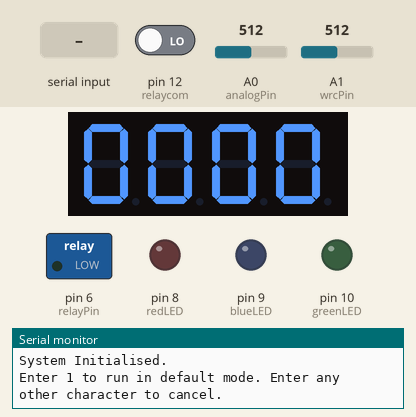
Recording of a sketch running on a simulated Arduino Uno, built with avr-gcc and run on an emulated ATmega328P. Shown: 4-digit seven-segment display, switched loads named in the sketch (green lamp = pin HIGH), output pins drawn as LEDs (lit = HIGH), the last lines printed to the serial monitor. Inputs (shaded band) come from the test bench; at power-on: pin 12 (relaycom) LOW, A0 (analogPin) = 512, A1 (wrcPin) = 512.

Above: at 4.6 s.
4.7 s: "90,45\n" received over Serial
At 5.8 s:
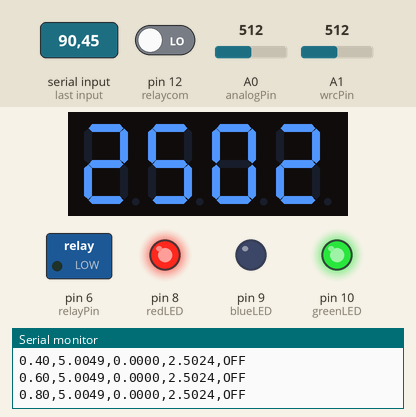
6.4 s: pin 12 (relaycom) driven HIGH
At 7.7 s:
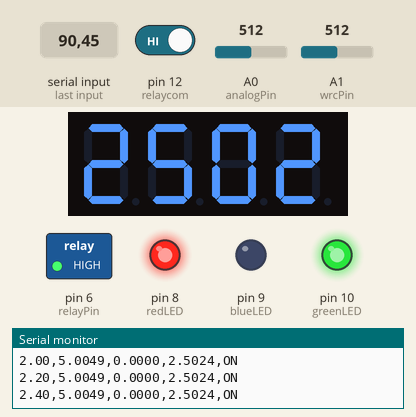
8.0 s: A0 (analogPin) set to 716
At 8.27 s:
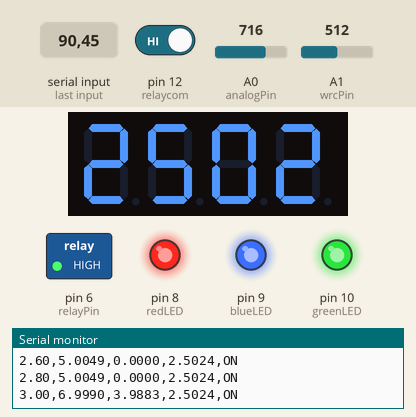
9.8 s: A0 (analogPin) set to 499
11.3 s: A0 (analogPin) set to 480
At 12.5 s:
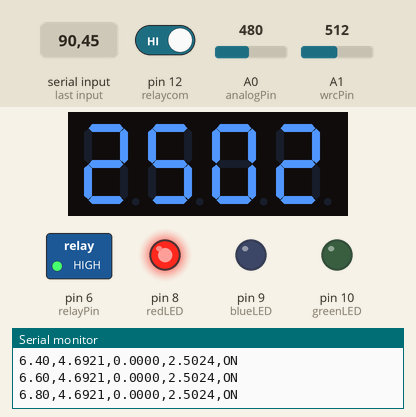
12.8 s: pin 12 (relaycom) driven LOW
At 13.4 s:
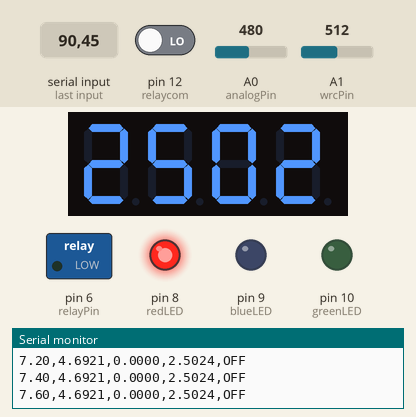
Timing chart, 0 to 15.4 s (numbered marks = the images above; inputs shaded):
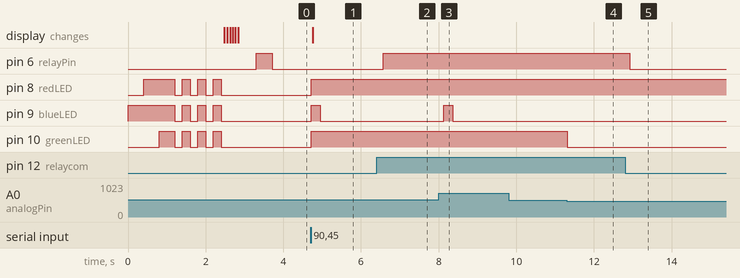

Measured:
- the behaviour switches between 492 and 491 on A0 (analogPin) (found by bisection; images 3 and 4)
- after the input at 4.7 s, pin 8 (redLED), pin 10 (greenLED): LOW → HIGH at once; pin 9 (blueLED): LOW → HIGH at once, → LOW 0.23 s later; the display: changes after 0.06 s (image 1)
- after the input at 6.4 s, pin 6 (relayPin): LOW → HIGH after 0.17 s
- after the input at 8.0 s, pin 9 (blueLED): LOW → HIGH after 0.13 s, → LOW 0.23 s later
- after the input at 11.3 s, pin 10 (greenLED): HIGH → LOW at once
- after the input at 12.8 s, pin 6 (relayPin): HIGH → LOW after 0.13 s

The sketch:

SCCC_det_char_relay.ino
```cpp
// SCCC
// Detection with digital display
// Relay activated to enter charging mode
// LED indicatiors display p.d. across SC

// SC p.d. reading
const int analogPin = A0;
float Time_s = 0;

// led indicators
const int greenLED = 10;
const int blueLED = 9;
const int redLED = 8;

// store previous voltage
float previous_vcap = 0.0;

// digital display
#include <TM1637.h>
const int wrcPin = A1;
int CLK = 2;
int DIO = 4;
TM1637 tm(CLK,DIO);
float v_coil = 0;

// relay switch
const int relayPin = 6;
const int relaycom = 12;

//=========================================================

// function for displaying coil value
void displayNumber(int num){
    tm.display(3, num % 10);
    tm.display(2, num / 10 % 10);
    tm.display(1, num / 100 % 10);
    tm.display(0, num / 1000 % 10);
}

//=========================================================

void setup() {
  Serial.begin(9600);

  Serial.println("System Initalising...");

  // set pin modes for LEDs
  pinMode(greenLED, OUTPUT);
  pinMode(blueLED, OUTPUT);
  pinMode(redLED, OUTPUT);
  Serial.println("LED Setup Begin...");
  digitalWrite(blueLED, HIGH);
  delay(400);
  digitalWrite(redLED, HIGH);
  delay(400);
  digitalWrite(greenLED, HIGH);
  delay(400);
  digitalWrite(blueLED, LOW);
  digitalWrite(redLED, LOW);
  digitalWrite(greenLED, LOW);
  delay(200);
  digitalWrite(blueLED, HIGH);
  digitalWrite(redLED, HIGH);
  digitalWrite(greenLED, HIGH);
  delay(200);
  digitalWrite(blueLED, LOW);
  digitalWrite(redLED, LOW);
  digitalWrite(greenLED, LOW);
  delay(200);
  digitalWrite(blueLED, HIGH);
  digitalWrite(redLED, HIGH);
  digitalWrite(greenLED, HIGH);
  delay(200);
  digitalWrite(blueLED, LOW);
  digitalWrite(redLED, LOW);
  digitalWrite(greenLED, LOW);
    delay(200);
  digitalWrite(blueLED, HIGH);
  digitalWrite(redLED, HIGH);
  digitalWrite(greenLED, HIGH);
  delay(200);
  digitalWrite(blueLED, LOW);
  digitalWrite(redLED, LOW);
  digitalWrite(greenLED, LOW);
  Serial.println("LED Setup Complete");
  delay(50);

  // initialise digi display and set brightness
  Serial.println("WCR Setup Begin...");
  tm.init();
  tm.set(5);
  displayNumber(0);
  delay(50);
  displayNumber(1000);
  delay(50);
  displayNumber(100);
  delay(50);
  displayNumber(10);
  delay(50);
  displayNumber(1);
  delay(50);
  displayNumber(0);
  delay(50);
  Serial.println("WCR Setup Complete");

  // set pinmode for relay
  Serial.println("Relay Setup Begin...");
  pinMode(relayPin, OUTPUT);
  digitalWrite(relayPin, LOW);
  delay(400);
  digitalWrite(relayPin, HIGH);
  delay(400);
  digitalWrite(relayPin, LOW);
  pinMode(relaycom, INPUT);
  Serial.println("Relay Setup Complete");

  // ready to begin
  Serial.println("System Initialised.");
  Serial.println("Enter 1 to run in default mode. Enter any other character to cancel.");

  while (Serial.available() == 0) {
  }

  int go = Serial.parseInt();

  if (go == 1) {
    Serial.println("Ready.");
    Serial.println("");
  } else {
    Serial.print("Cancelling... Reset Arduino to retry.");
  }

  // CSV header
  Serial.print("\n");
  Serial.println("Time_s,Voltage_V,Rate_V/s,Coil_V,RelayState");
}

//=======================================================

void loop() {

  // read A0 pin
  int raw = analogRead(analogPin);

  // Convert ADC to accurate voltage
  float v_adc = (raw * 5.0) / 1023.0;
  float v_cap = v_adc * 2.0; // account for divider

  // calculate rate of change (V/s)
  float rate = (v_cap - previous_vcap) / 0.5;

  // conditions for LEDs
  if (rate > 0) {
    digitalWrite(blueLED,HIGH);
  }
  else {
    digitalWrite(blueLED,LOW);
  }

  if (v_cap > 2.0) {
    digitalWrite(redLED,HIGH);
  }
  else {
    digitalWrite(redLED,LOW);
    digitalWrite(greenLED,LOW);
  }

  if (v_cap > 4.8) {
    digitalWrite(greenLED,HIGH);
  }
  else {
    digitalWrite(greenLED,LOW);
  }

  // digital display for coil voltage
  v_coil = analogRead(wrcPin);
  float v_calc = ((v_coil * 5) / 1023); // convert to readable value and accounts for divider
  int v_disp = v_calc * 1000; // allows the whole number to be diplayed on the screen at x10^3
  displayNumber(v_disp);

  // output CSV
  Serial.print(Time_s);
  Serial.print(",");
  Serial.print(v_cap, 4);
  Serial.print(",");
  Serial.print(rate, 4);
  Serial.print(",");
  Serial.print(v_calc, 4);
  Serial.print(",");

  // relay control
  int relaySig = digitalRead(relaycom);

  if (relaySig == HIGH) {
    digitalWrite(relayPin, HIGH);
    Serial.println("ON");
  } else if (relaySig == LOW) {
    digitalWrite(relayPin, LOW);
    Serial.println("OFF");
  } else {
    Serial.println("NO INPUT");
  }

  // update for next loop
  previous_vcap = v_cap;
  Time_s += 0.2;

  // delay for stability
  delay(200);
}
```
